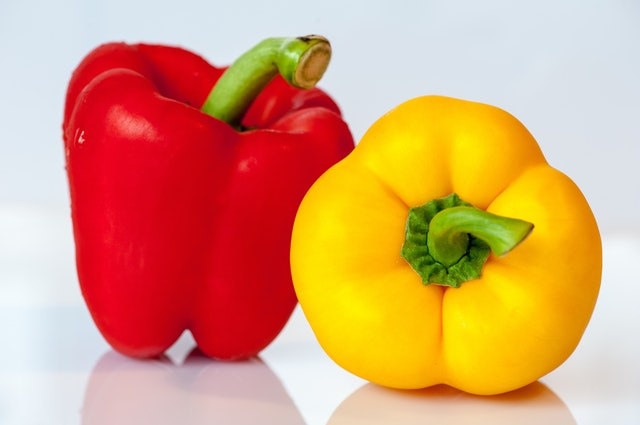
#> input picture PracticasPDS/P1/peppers.jpeg, 640 x 425 px
$ jupyter execute P1.ipynb   (shell and % lines are left out)   (older library calls are emulated)
#> lines starting #> are read from the running program, lines starting #| are printed output that depends on the picture; after the words box and inside, x2 and y2 are one past the last pixel; in counts of white or black regions, pixels touching at a corner belong together
### PracticasTDI/imfunctions.py
# -*- coding: utf-8 -*-
"""
Función para añadir ruido

parameters:
    img: uint8 black and white img
    noise: The type of noise, the options are 'gauss' for Gaussian noise,
        'sandp' for salt and pepper noise
    par: This are the parameters that define the noise, in the case of
        Gaussian is a Touple of mean and variance and in salt and pepper
        is density
"""
import numpy as np
import cv2

def im2double(im):
    info = np.iinfo(im.dtype) # Get the data type of the input image
    return im.astype(np.float) / info.max # Divide all values by the largest
                                          #possible value in the datatype

def imdoublefloat2uint8(im):
    im = im*255
    return im.astype(np.uint8)

def imnoise(img, noise = "gauss", par = [0,0.01]):

#> called with img = array of shape (4, 6), noise = 'sandp', par = 0.1
    imgd = im2double(img)

    if noise == "gauss":
        h,w = img.shape
        m, v = par
        nmat = np.random.standard_normal(size=(h,w))
        nmat = v*nmat + m
        noisy = imgd + nmat
        noisy = imdoublefloat2uint8(noisy)
        return noisy

    elif noise == "sandp":
        d = par*0.5   #The parameter indicates total density, divide by two
                      # to get salt density and pepper density
        numpix =np.ceil(d* img.size) #The total number of pixels affected
        h, w = img.shape
        numpix = numpix.item()
        out = np.copy(imgd)

        #get noise coords

        saltx = np.random.randint(0, h-1, int(numpix))
        salty = np.random.randint(0, w-1, int(numpix))
        pepperx = np.random.randint(0, h-1, int(numpix))
        peppery = np.random.randint(0, w-1, int(numpix))

        for i in range(0, int(numpix)-1):

            out[saltx[i],salty[i]] = 1

            out[pepperx[i],peppery[i]] = 0

        print('out double')
        print(out)
        out = imdoublefloat2uint8(out)
        print('out uint 8')
        print(out)
        return(out)

    else:
        print("Incorrect argument fo noise")
        return(img)

img = np.matrix([[127, 32, 24, 36, 80, 95],[127, 32, 46, 36, 80, 95],[127, 32, 100, 36, 80, 95],[64, 255, 8, 12, 25, 67]], dtype = 'uint8')
print(img)
imnoise(img, "sandp", 0.1)

### PracticasPDS/P1/P1.ipynb
<center><h1> Basic tools for image processing </h1></center>

### I. Reading, writing and viewing images

In this notebook we are going to be using 3 python lybraries commonly used for image processing:

    -OpenCV: Open Source Computer Vision Library
    -Numpy: The fundamental package for scientific computing with Python
    -Matplotlib: a Python 2D plotting library
The first thing we are going to do is import these libraries:

[cell 1]
#importamos librerías necesarias
import numpy as np
import cv2
from matplotlib import pyplot as plt
import imfunctions as imf

El objetivo de esta práctica es familiarizar al alumno con las herramientas básicas de procesado de imagen en entorno MATLAB. Para conocer el funcionamiento de los comandos utilizados en este guión, utilice la ayuda de MATLAB.

Tenga en cuenta que a lo largo de la práctica puede utilizar las instrucciones clear all y close all para evitar posibles interferencias con otras variables o ventanas.

En esta práctica trabajaremos con dos tipos de imágenes:

-	Imágenes en escala de grises. Corresponden a matrices o arrays de dos dimensiones cuyos valores (de tipo uint8) representan la intensidad de la señal de luminancia. Es decir, a cada elemento de la imagen le corresponde un valor entero entre 0 (negro) y 255 (blanco). Las imágenes 'vista_ciudad.tif' y 'coins.png' son imágenes en escala de grises.
-	Imágenes true color. Corresponden a arrays tridimensionales, de modo que a cada elemento de la imagen le corresponden tres valores enteros que indican directamente las componentes roja, verde y azul de cada píxel. Los valores de cada componente están comprendidos entre 0 (no existe luminancia) y 255 (máxima intensidad). Equivale a tres matrices bidimensionales, una para cada componente de color. La imagen 'peppers.png' es una imagen true color.

Las imágenes 'coins.png' y 'peppers.png' son imágenes demo contenidas en la toolbox de imagen de Matlab. La imagen 'vista_ciudad.tif' se adjunta con el material de esta práctica. Se recomienda modificar el path de Matlab para ubicar el directorio de trabajo en la carpeta que contenga esta última imagen. Se aconseja también crear un fichero .m (script) sobre el que escribir todos los comandos utilizados en la práctica, a fin de poder utilizarlo como material de estudio complementario antes del examen.

Utilizaremos la instrucción imread para leer en MATLAB una imagen de un archivo. Utilice la ayuda de MATLAB para conocer la sintaxis del comando imread (>>help imread), así como los argumentos de entrada y salida. Teniendo en cuenta esta información, utilice la línea de comandos de MATLAB para cargar las imágenes 'coins.png' y 'peppers.png'

[cell 2]
peppers = cv2.imread('peppers.jpeg') #no 2nd argument needed becouse color is the default
#> peppers is the input picture: shape (425, 640, 3); mean B, G, R 113.4, 157.7, 219
coins = cv2.imread('coins.png',0) #when 2nd argument is 0 imread returns a grey image
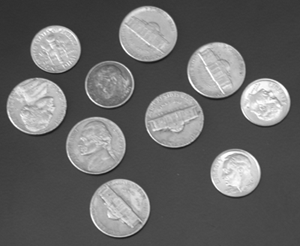
#> input picture PracticasPDS/P1/coins.png, 300 x 246 px
#> coins is the input picture: shape (246, 300); min 23, max 255, mean 103

Indique los comandos MATLAB utilizados, tanto para cargar las imágenes anteriores como para responder a las siguientes preguntas:
-	¿qué dimensión tiene la variable asociada a cada una de las imágenes? Utilice el comando size para obtener la anchura y altura de la imagen (medidas en píxeles)
-	¿de qué tipo (clase) de variable se trata en cada caso? Utilice el comando whos
-	¿cuál es el tamaño en bytes de la variable? Obtenga analíticamente este valor. Compruebe si el resultado es correcto comparándolo con el obtenido en la columna “Bytes” al utilizar el comando whos
Justifique razonadamente sus respuestas.

[cell 3]
# Returns number of rows, colums and dimension
print('shape peppers:')
print(peppers.shape)
#| (425, 640, 3)
print('shape coins:')
print(coins.shape)
#| (246, 300)

# Returns number of pixels
print('size peppers:')
print(peppers.size)
#| 816000
print('size coins:')
print(coins.size)
#| 73800

# Tpe of matrix
print('type peppers:')
print(peppers.dtype)
#| uint8
print('type coins:')
print(coins.dtype)
#| uint8

Las imágenes anteriores se pueden visualizar utilizando la instrucción imshow. Si hace uso de la ayuda del comando imshow comprobará que, para una correcta visualización, es conveniente indicar el rango de niveles de la imagen a visualizar. De no indicarse, MATLAB considera que el rango dinámico es el máximo permitido. Para aprovechar el rango de niveles representable es conveniente utilizar el mínimo y máximo valor de intensidad de la imagen.  Utilice el comando imshow para visualizar las imágenes cargadas.

Breve explicación sobre color spaces

[cell 4]
plt.figure(1)
plt.imshow(peppers)
plt.xticks([]), plt.yticks([])
for spine in plt.gca().spines.values():  #hide image border
    spine.set_visible(False)
plt.show()
peppers = cv2.cvtColor(peppers, cv2.COLOR_BGR2RGB)
plt.figure('peppersrgb')
plt.imshow(peppers)
plt.xticks([]), plt.yticks([])
for spine in plt.gca().spines.values():  #hide image border
    spine.set_visible(False)
plt.show()

Representando imagenes en escala de gris y transformación

[cell 5]
plt.figure('coins')
plt.imshow(coins, cmap = 'gray')
plt.xticks([]), plt.yticks([])
for spine in plt.gca().spines.values():  #hide image border
    spine.set_visible(False)
plt.show()

peppersgray = cv2.cvtColor(peppers, cv2.COLOR_RGB2GRAY)

plt.figure('peppersgray')
plt.imshow(peppersgray, cmap = 'gray')
plt.xticks([]), plt.yticks([])
for spine in plt.gca().spines.values():  #hide image border
    spine.set_visible(False)
plt.show()

-	Extraer la componente roja de  'peppers.png' y visualizarla. Justifique el resultado obtenido teniendo en cuenta la imagen true color. Comente las diferencias/similitudes de intensidad con la imagen de luminancia obtenida en el ítem anterior.

[cell 6]
R, G, B = cv2.split(peppers)
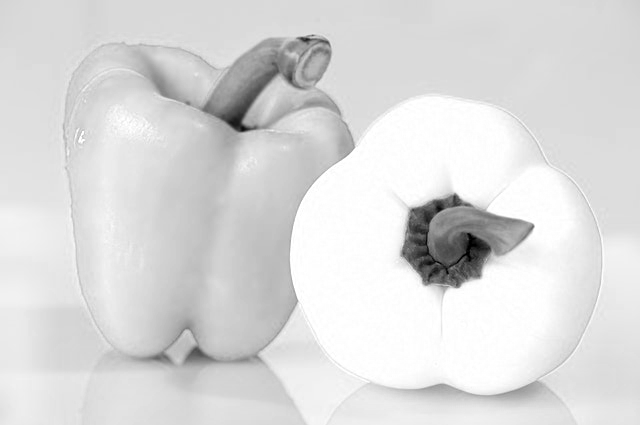
#> R: shape (425, 640); min 0, max 255, mean 219
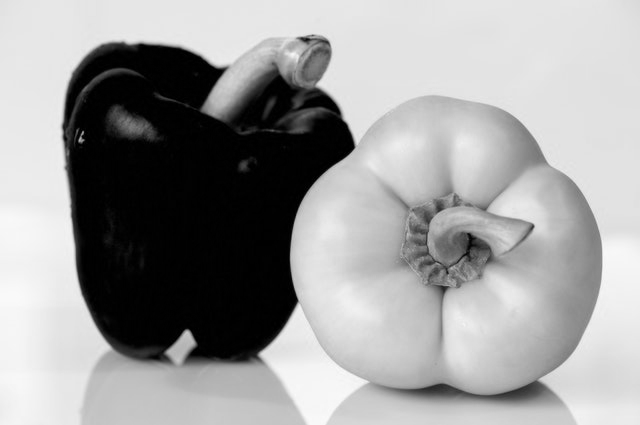
#> G: shape (425, 640); min 0, max 251, mean 157.7
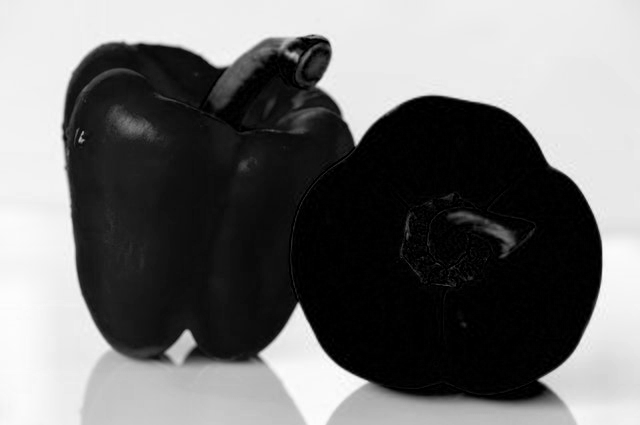
#> B: shape (425, 640); min 0, max 255, mean 113.4
plt.figure('peppersR')
plt.imshow(R, cmap = 'gray')
plt.xticks([]), plt.yticks([])
for spine in plt.gca().spines.values():  #hide image border
    spine.set_visible(False)
plt.show()

-	Obtener el negativo de la componente roja y, con ella, volver a componer la imagen RGB y visualizar el resultado. Justifique los cambios de color respecto a la imagen original (tenga en cuenta la carta de mezcla aditiva de fuentes de luz).

[cell 7]
Rinv = 255-R
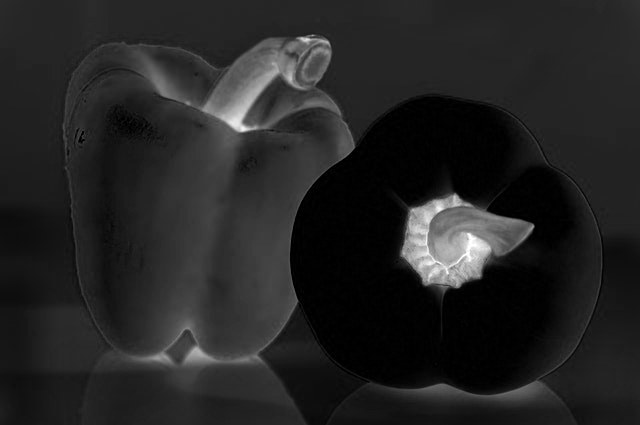
#> Rinv: shape (425, 640); min 0, max 255, mean 36
plt.figure('Rneg')
plt.imshow(Rinv, cmap = 'gray')
plt.xticks([]), plt.yticks([])
for spine in plt.gca().spines.values():  #hide image border
    spine.set_visible(False)
plt.show()

peppersRGBinv = cv2.merge((Rinv,G,B))
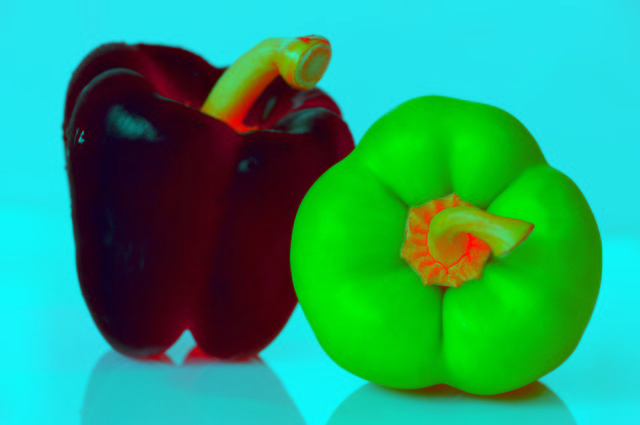
#> peppersRGBinv: shape (425, 640, 3); mean R, G, B 36, 157.7, 113.4
plt.figure('peppersnew')
plt.imshow(peppersRGBinv)
plt.xticks([]), plt.yticks([])
for spine in plt.gca().spines.values():  #hide image border
    spine.set_visible(False)
plt.show()

II. Histograma y umbralización

El histograma de una imagen permite observar cuantitativamente el efecto que los operadores aplicados tienen sobre la distribución de niveles de intensidad; de ahí el interés de saber representarlo e interpretarlo. La función que ofrece MATLAB para este fin es imhist.

Cargue la imagen ‘coins.png’, visualícela y represente su histograma con selección automática del rango en el eje vertical. ¿Cuántas crestas se pueden identificar en su histograma?

[cell 8]
plt.figure('histogram')
plt.hist(coins.ravel(),256,[0,255])
plt.show()
#> figure, not shown here; tallest bar 4264 high, from x = 72.71 to 73.71

Identifique en la imagen ‘coins.png’ qué grupo de píxeles corresponde a cada cresta y determine un nivel umbral que permita separar adecuadamente las monedas del resto. Justifique el valor seleccionado y utilícelo para umbralizar la imagen con el comando im2bw, mostrando en una figura el resultado obtenido. Comente el resultado y proponga un procedimiento automático (de los presentados en las sesiones teóricas) para determinar el número de monedas.

[cell 9]
[thresh, imgbi] = cv2.threshold(coins, 90, 1, cv2.THRESH_BINARY)
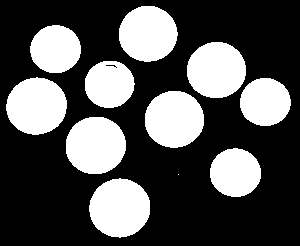
#> imgbi: shape (246, 300); values 0 (black) and 1 (white), 32.3% white; 11 white regions (1 under 20 px), largest, box (x1, y1, x2, y2) and area: (89, 178, 150, 238) 2825, (66, 117, 126, 174) 2739, (6, 77, 67, 135) 2724

plt.figure('coinsbinary')
plt.imshow(imgbi, cmap = 'gray')
plt.xticks([]), plt.yticks([])
for spine in plt.gca().spines.values():  #hide image border
    spine.set_visible(False)
plt.show()

Utilice la instrucción  graythresh para obtener automáticamente un valor umbral utilizando el método de Otsu. Haga uso de la ayuda de MATLAB para explicar en qué consiste  el criterio seguido por el método de Otsu para elegir el umbral. Aplique el umbral obtenido sobre la imagen ‘coins.png’ y analice/justifique las diferencias con el resultado de la umbralización obtenida aplicando el procedimiento del párrafo anterior

[cell 10]
[thresh, imgotsu] = cv2.threshold(coins, 127, 1, cv2.THRESH_OTSU)
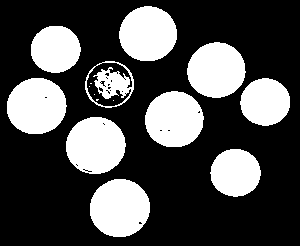
#> imgotsu: shape (246, 300); values 0 (black) and 1 (white), 30.2% white; 15 white regions (5 under 20 px), largest, box (x1, y1, x2, y2) and area: (90, 179, 150, 237) 2748, (66, 117, 126, 174) 2667, (7, 78, 67, 134) 2649
#> thresh = 126
plt.figure('otsu')
plt.imshow(imgotsu, cmap = 'gray')
plt.xticks([]), plt.yticks([])
for spine in plt.gca().spines.values():  #hide image border
    spine.set_visible(False)
plt.show()

III. Ruido y filtrado espacial

Para observar la efectividad del filtrado espacial conviene trabajar con imágenes reales o con imágenes sintéticas contaminadas con alguna fuente de ruido. MATLAB permite degradar la calidad de una imagen considerando ruido de distinta naturaleza mediante la función imnoise. En esta práctica trabajaremos con tres fuentes de ruido: 'gaussian', 'salt & pepper' y 'speckle'.

Considere las fuentes de ruido 'gaussian' y 'speckle' y contamine con ellas una imagen sintética de intensidad uniforme y luminancia 128. Considere que la imagen es cuadrada y de tamaño 256x256 píxeles. Indique y justifique la secuencia de comandos utilizada, tanto para generar la imagen como para añadir ruido. Tenga en cuenta que la matriz que representa la imagen debe ser de tipo uint8. En los dos casos, considere que la potencia media de ruido es 0.02.

[cell 11]
blank = np.ones((128, 128), dtype=np.uint8)*128
print(blank)
plt.figure('blank')
plt.imshow(blank, cmap = 'gray', vmin = 0, vmax = 255)
plt.xticks([]), plt.yticks([])
plt.show()

#generar ruido blanco

whitenoise = imf.imnoise(blank,"gauss", [0,0.01])
plt.figure('white noise')
plt.imshow(whitenoise, cmap = 'gray', vmin = 0, vmax = 255)
plt.xticks([]), plt.yticks([])
plt.show()

plt.figure()
plt.hist(whitenoise.ravel(),256,[0,255])
plt.show()
#> figure, not shown here; tallest bar 2553 high, from x = 126.5 to 127.5

cv2.imwrite('whitenoise.png',whitenoise)
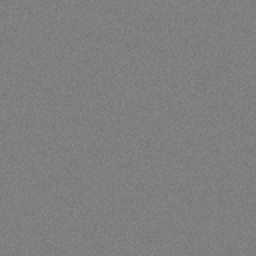
#> saved as whitenoise.png: shape (128, 128) (shown 2 times larger); min 118, max 138, mean 127.5

[cell 12]
plt.figure('blank2')
plt.imshow(blank, cmap = 'gray', vmin = 0, vmax = 255)
plt.xticks([]), plt.yticks([])
plt.show()

blanksp = imf.imnoise(blank,"sandp", 0.2)
plt.figure('salt and pepper')
plt.imshow(blanksp, cmap = 'gray')
plt.xticks([]), plt.yticks([])
plt.show()

plt.figure()
plt.hist(blanksp.ravel(),256,[0,255])
plt.show()
#> figure, not shown here; tallest bar 13413 high, from x = 127.5 to 128.5

Filtrado lineal

Si un operador local efectúa una transformación lineal, su comportamiento puede definirse completamente mediante la respuesta h[n,m] al impulso. Si h[n,m] es rectangular y simétrica respecto de su origen, su aplicación sobre la imagen (es decir, la operación de convolución) puede efectuarse aplicando la máscara w[n,m] = h[−n,−m] sobre cada píxel de la imagen original.

MATLAB ofrece la función imfilter para llevar a cabo la operación de filtrado lineal, para lo cual toma como parámetros la imagen original y la máscara de filtrado. La imagen resultante es del mismo tipo que la imagen original (double, uint8, uint16, etc.).

Teniendo en cuenta lo anterior, defina una máscara de suavizado de tamaño 5x5 tal que garantice que no se modifica el rango dinámico de la imagen. Indique y justifique la secuencia de comandos utilizada.

[cell 13]
kernel = np.ones((5,5),np.float32)/(5*5)

Aplique la máscara anterior a la imagen sintética contaminada con ruido de naturaleza gaussiana. Considere dos tipos de filtrado: (a) aplicando la función imfilter con dos argumentos de entrada (imagen y máscara); (b) considerando simultáneamente como opciones de filtrado 'symmetric' y 'same'. Indique la secuencia de comandos utilizada en cada caso, representando las imágenes filtradas y sus histogramas. Comente y justifique las similitudes y diferencias (tanto en las imágenes como en los histogramas asociados).

Repita el procedimiento del párrafo anterior con las opciones de filtrado (b) y las fuentes de ruido de tipo 'salt & pepper' y 'speckle'.

[cell 14]
whitefilter = cv2.filter2D(whitenoise, -1, kernel, borderType= cv2.BORDER_CONSTANT)
plt.figure()
plt.imshow(whitefilter, cmap = 'gray', vmin = 0, vmax = 255),plt.title('Averaging')
plt.xticks([]), plt.yticks([])
for spine in plt.gca().spines.values():  #hide image border
    spine.set_visible(False)
plt.show()

[cell 15]
reflectpadding = cv2.filter2D(whitenoise, -1, kernel, borderType= cv2.BORDER_REFLECT)
plt.figure()
plt.imshow(reflectpadding, cmap = 'gray', vmin = 0, vmax = 255),plt.title('Averaging')
plt.xticks([]), plt.yticks([])
for spine in plt.gca().spines.values():  #hide image border
    spine.set_visible(False)
plt.show()
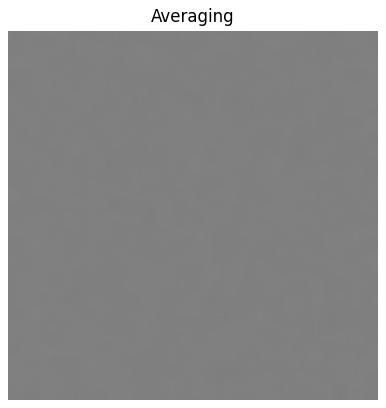
#> figure drawn by matplotlib, 1 panel

Filtrado no lineal

Uno de los filtros no lineales más utilizados es el filtro de mediana, que asigna a cada píxel de la imagen procesada la mediana de los niveles de intensidad de los píxeles situados en un entorno local (máscara espacial). MATLAB permite aplicar este tipo de filtrado con la instrucción  medfilt2.
Utilice una máscara de tamaño 5x5 para aplicar un filtrado de mediana sobre todas las imágenes sintéticas anteriores contaminadas con ruido. Considere como opción de filtrado 'symmetric'. Indique la secuencia de comandos utilizada. Comente y justifique los resultados, considerando tanto las imágenes filtradas como sus correspondientes histogramas. Compare los resultados con los obtenidos al aplicar el filtro lineal. Extraiga conclusiones.

[cell 16]
gaussianmedian = cv2.medianBlur(whitenoise, 5)
sandpmedian = cv2.medianBlur(blanksp, 5)
plt.figure('median white')
plt.imshow(gaussianmedian, cmap = 'gray', vmin = 0, vmax = 255),plt.title('Averaging')
plt.xticks([]), plt.yticks([])
for spine in plt.gca().spines.values():  #hide image border
    spine.set_visible(False)
plt.show()

plt.figure('sp median')
plt.imshow(sandpmedian, cmap = 'gray', vmin = 0, vmax = 255),plt.title('Averaging')
plt.xticks([]), plt.yticks([])
for spine in plt.gca().spines.values():  #hide image border
    spine.set_visible(False)
plt.show()
